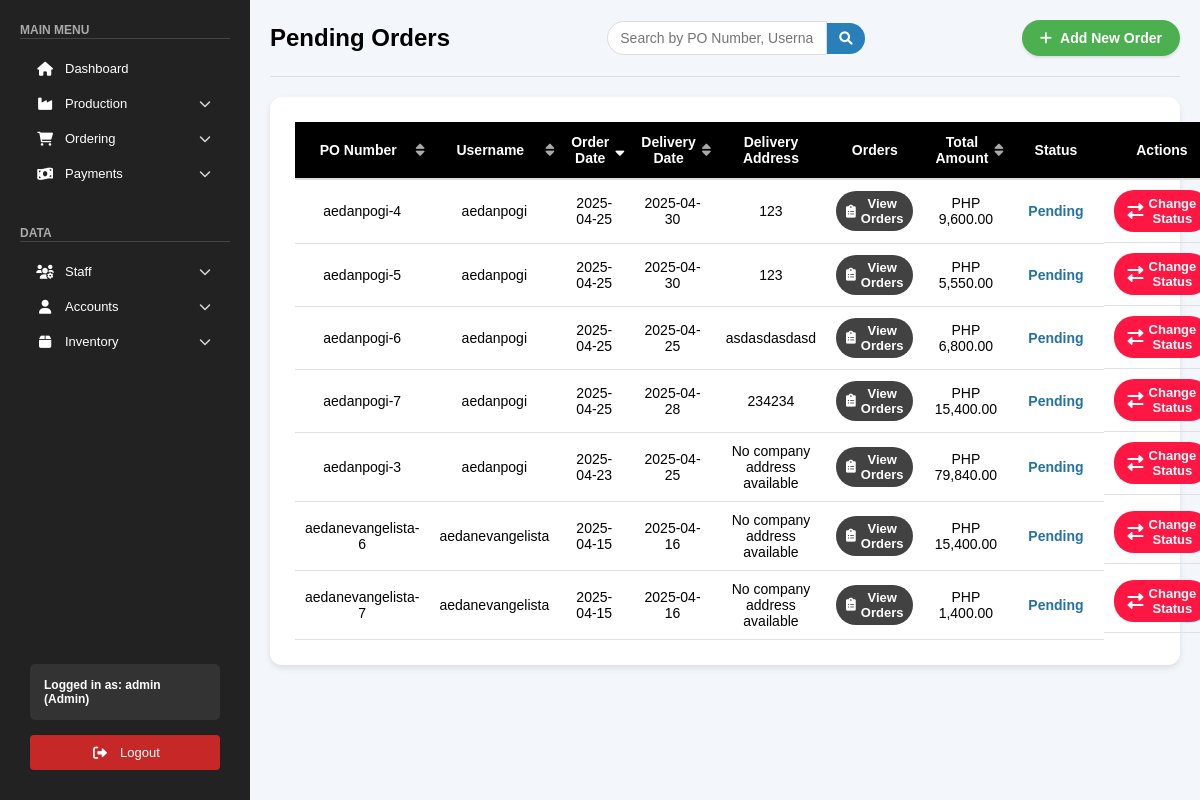
The app's page /public/pages/pending_orders.php (signed in), older data.
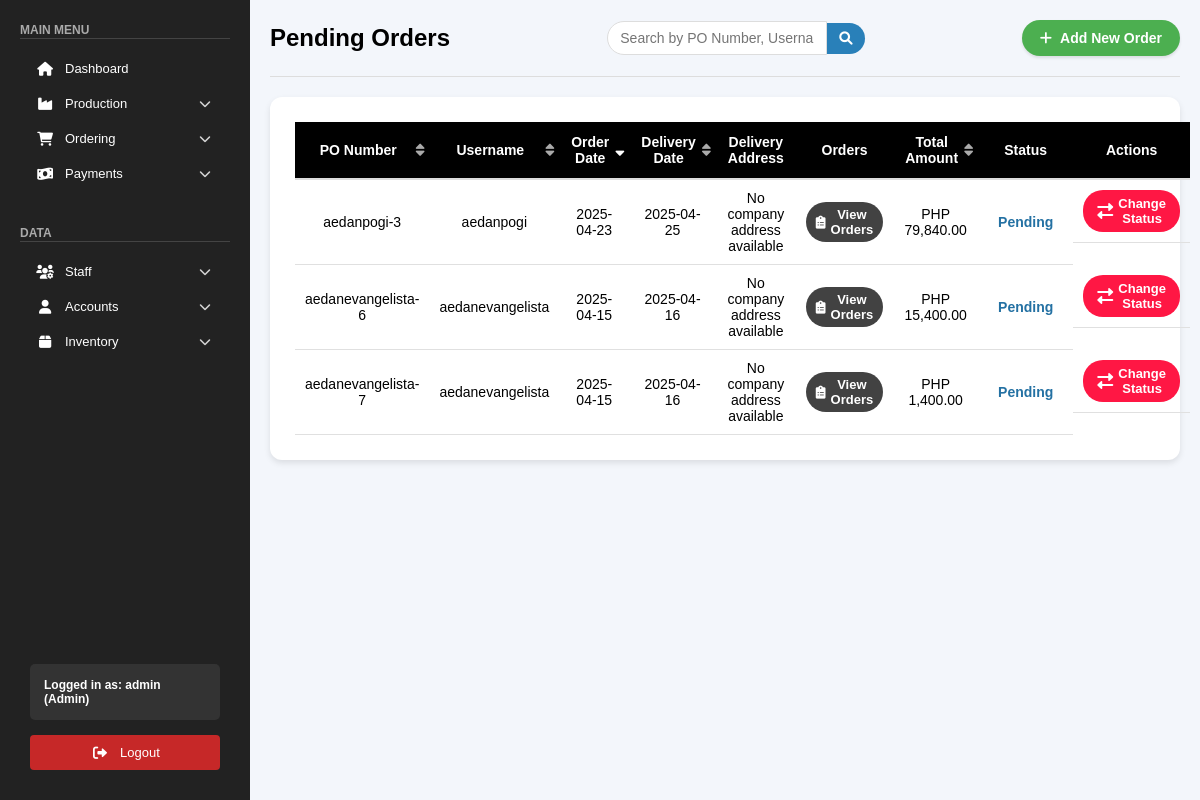
The same page, newer data.
### tables this page shows
CREATE TABLE `orders` (
  `id` int(11) NOT NULL,
  `po_number` varchar(255) NOT NULL,
  `username` varchar(255) NOT NULL,
  `company` varchar(255) DEFAULT NULL,
  `order_date` date NOT NULL,
  `delivery_date` date NOT NULL,
  `delivery_address` varchar(255) DEFAULT NULL,
  `orders` longtext DEFAULT NULL CHECK (json_valid(`orders`)),
  `total_amount` decimal(10,2) NOT NULL,
  `status` enum('Pending','Active','Rejected','Completed') NOT NULL DEFAULT 'Pending',
  `contact_number` varchar(20) DEFAULT NULL,
  `special_instructions` text DEFAULT NULL,
  `payment_method` varchar(50) DEFAULT NULL,
  `subtotal` decimal(10,2) DEFAULT 0.00,
  `delivery_fee` decimal(10,2) DEFAULT 0.00,
  `progress` int(11) DEFAULT 0,
  `completed_items` longtext DEFAULT NULL,
  `item_progress_data` longtext DEFAULT NULL,
  `quantity_progress_data` longtext DEFAULT NULL,
  `item_progress_percentages` longtext DEFAULT NULL
);

### public/pages/pending_orders.php (the view, shortened to what this page needs)
<?php
include "../../backend/check_role.php";
$sort_column = isset($_GET['sort']) ? $_GET['sort'] : 'order_date';
$sort_direction = isset($_GET['direction']) ? $_GET['direction'] : 'DESC';
$orders = [];
$sql = "SELECT po_number, username, order_date, delivery_date, delivery_address, orders, total_amount, status FROM orders WHERE status = 'Pending'";
$sql .= " ORDER BY {$sort_column} {$sort_direction}";
$stmt = $conn->prepare($sql);
$stmt->execute();
$result = $stmt->get_result();
if ($result && $result->num_rows > 0) {
    while ($row = $result->fetch_assoc()) {
        $orders[] = $row;
    }
}
function getSortUrl($column, $currentColumn, $currentDirection) {
    $newDirection = ($column === $currentColumn && $currentDirection === 'ASC') ? 'DESC' : 'ASC';
    return "?sort=" . urlencode($column) . "&direction=" . urlencode($newDirection);
}
function getSortIcon($column, $currentColumn, $currentDirection) {
    if ($column !== $currentColumn) {
        return '<i class="fas fa-sort"></i>';
    } else if ($currentDirection === 'ASC') {
        return '<i class="fas fa-sort-up"></i>';
    } else {
        return '<i class="fas fa-sort-down"></i>';
    }
}
?>
<!DOCTYPE html>
<html lang="en">
<head>
    <link rel="stylesheet" href="/css/orders.css">
    <link rel="stylesheet" href="/css/sidebar.css">
    <link rel="stylesheet" href="/css/toast.css">
    <link rel="stylesheet" href="https://cdnjs.cloudflare.com/ajax/libs/font-awesome/6.0.0/css/all.min.css">
    <link rel="stylesheet" href="https://code.jquery.com/ui/1.12.1/themes/base/jquery-ui.css">
</head>
<body>
    <?php include '../sidebar.php'; ?>
    <div class="main-content">
        <div class="orders-header">
            <h1>Pending Orders</h1>
            <div class="search-container">
                <input type="text" id="searchInput" placeholder="Search by PO Number, Username...">
                <button class="search-btn"><i class="fas fa-search"></i></button>
            </div>
            <button onclick="openAddOrderForm()" class="add-order-btn">
                <i class="fas fa-plus"></i> Add New Order
            </button>
        </div>
        <div class="orders-table-container">
            <table class="orders-table">
                <thead>
                    <tr>
                        <th class="sortable">
                            <a href="<?= getSortUrl('po_number', $sort_column, $sort_direction) ?>">
                                PO Number <?= getSortIcon('po_number', $sort_column, $sort_direction) ?>
                            </a>
                        </th>
                        <th class="sortable">
                            <a href="<?= getSortUrl('username', $sort_column, $sort_direction) ?>">
                                Username <?= getSortIcon('username', $sort_column, $sort_direction) ?>
                            </a>
                        </th>
                        <th class="sortable">
                            <a href="<?= getSortUrl('order_date', $sort_column, $sort_direction) ?>">
                                Order Date <?= getSortIcon('order_date', $sort_column, $sort_direction) ?>
                            </a>
                        </th>
                        <th class="sortable">
                            <a href="<?= getSortUrl('delivery_date', $sort_column, $sort_direction) ?>">
                                Delivery Date <?= getSortIcon('delivery_date', $sort_column, $sort_direction) ?>
                            </a>
                        </th>
                        <th>Delivery Address</th>
                        <th>Orders</th>
                        <th class="sortable">
                            <a href="<?= getSortUrl('total_amount', $sort_column, $sort_direction) ?>">
                                Total Amount <?= getSortIcon('total_amount', $sort_column, $sort_direction) ?>
                            </a>
                        </th>
                        <th>Status</th>
                        <th>Actions</th>
                    </tr>
                </thead>
                <tbody>
                    <?php if (count($orders) > 0): ?>
                        <?php foreach ($orders as $order): ?>
                            <tr>
                                <td><?= htmlspecialchars($order['po_number']) ?></td>
                                <td><?= htmlspecialchars($order['username']) ?></td>
                                <td><?= htmlspecialchars($order['order_date']) ?></td>
                                <td><?= htmlspecialchars($order['delivery_date']) ?></td>
                                <td><?= htmlspecialchars($order['delivery_address']) ?></td>
                                <td><button class="view-orders-btn" onclick="viewOrderDetails('<?= htmlspecialchars($order['orders']) ?>')">
                                <i class="fas fa-clipboard-list"></i>
                                View Orders</button></td>
                                <td>PHP <?= htmlspecialchars(number_format($order['total_amount'], 2)) ?></td>
                                <td>
                                    <span class="status-badge status-pending"><?= htmlspecialchars($order['status']) ?></span>
                                </td>
                                <td class="action-buttons">
                                <button class="status-btn" onclick="openStatusModal('<?= htmlspecialchars($order['po_number']) ?>', '<?= htmlspecialchars($order['username']) ?>', '<?= htmlspecialchars($order['orders']) ?>')">
                                    <i class="fas fa-exchange-alt"></i> Change Status
                                </button>
                                </td>
                            </tr>
                        <?php endforeach; ?>
                    <?php else: ?>
                        <tr>
                            <td colspan="9" class="no-orders">No pending orders found.</td>
                        </tr>
                    <?php endif; ?>
                </tbody>
            </table>
        </div>
    </div>
</body>
</html>

### public/sidebar.php (shortened to what this page needs)
<?php
include_once "../../backend/check_role.php";
if (isset($_SESSION['admin_user_id'])) {
    $username = $_SESSION['admin_username'] ?? 'Guest';
    $role = $_SESSION['admin_role'] ?? 'guest';
} else if (isset($_SESSION['client_user_id'])) {
    $username = $_SESSION['client_username'] ?? 'Guest';
    $role = $_SESSION['client_role'] ?? 'guest';
} else {
    $username = $_SESSION['username'] ?? 'Guest';
    $role = $_SESSION['role'] ?? 'guest';
}
$stmt = $conn->prepare("SELECT pages FROM roles WHERE role_name = ? AND status = 'active'");
$stmt->bind_param("s", $role);
$stmt->execute();
$stmt->bind_result($pages);
$allowedPages = array_map('trim', explode(',', $pages));
?>
<div class="sidebar">
    <div>
        <div class="menu-section">
            <span class="menu-title"><b>MAIN MENU</b></span>
            <hr>
            <?php if (in_array('Dashboard', $allowedPages)): ?>
                <a href="/public/pages/dashboard.php" class="menu-item">
                    <div>
                        <i class="fas fa-home"></i> Dashboard
                    </div>
                </a>
            <?php endif; ?>
            <?php if (in_array('Forecast', $allowedPages)): ?>
                <div class="submenu">
                    <span class="menu-item" onclick="toggleSubmenu(this)">
                        <div>
                            <i class="fas fa-industry"></i> Production
                        </div>
                        <i class="fas fa-chevron-down"></i>
                    </span>
                </div>
            <?php endif; ?>
            <?php if (in_array('Orders', $allowedPages) || in_array('Order History', $allowedPages) || in_array('Pending Orders', $allowedPages)): ?>
                <div class="submenu">
                    <span class="menu-item" onclick="toggleSubmenu(this)">
                        <div>
                            <i class="fas fa-shopping-cart"></i> Ordering
                        </div>
                        <i class="fas fa-chevron-down"></i>
                    </span>
                </div>
            <?php endif; ?>
            <?php if (in_array('Payment History', $allowedPages)): ?>
                <div class="submenu">
                    <span class="menu-item" onclick="toggleSubmenu(this)">
                        <div>
                            <i class="fas fa-money-bill-wave"></i> Payments
                        </div>
                        <i class="fas fa-chevron-down"></i>
                    </span>
                </div>
            <?php endif; ?>
        </div>
        <div class="menu-section">
            <span class="menu-title"><b>DATA</b></span>
            <hr>
            <?php if (in_array('Staff', $allowedPages) || in_array('Drivers', $allowedPages)): ?>
                <div class="submenu">
                    <span class="menu-item" onclick="toggleSubmenu(this)">
                        <div>
                            <i class="fas fa-users-cog"></i> Staff
                        </div>
                        <i class="fas fa-chevron-down"></i>
                    </span>
                </div>
            <?php endif; ?>
            <?php if (in_array('Accounts - Admin', $allowedPages) || in_array('Accounts - Clients', $allowedPages) || in_array('User Roles', $allowedPages)): ?>
                <div class="submenu">
                    <span class="menu-item" onclick="toggleSubmenu(this)">
                        <div>
                            <i class="fas fa-user"></i> Accounts
                        </div>
                        <i class="fas fa-chevron-down"></i>
                    </span>
                </div>
            <?php endif; ?>
            <?php if (in_array('Inventory', $allowedPages)): ?>
                <div class="submenu">
                    <span class="menu-item" onclick="toggleSubmenu(this)">
                        <div>
                            <i class="fas fa-box"></i> Inventory
                        </div>
                        <i class="fas fa-chevron-down"></i>
                    </span>
                </div>
            <?php endif; ?>
        </div>
    </div>
    <div class="account-section">
        <div class="account-info">
            Logged in as:
            <strong>
                <?php echo htmlspecialchars($username); ?>
            </strong> (<?= htmlspecialchars(ucfirst($role)) ?>)
        </div>
        <a href="/backend/logout.php" class="logout-btn">
            <i class="fas fa-sign-out-alt"></i> Logout
        </a>
    </div>
</div>

### css/orders.css (style rules this page uses)
body { font-family: Arial, sans-serif; background-color: #f3f6fb; margin: 0; box-sizing: border-box; }
.orders-header { display: flex; justify-content: space-between; align-items: center; margin-bottom: 20px; padding-bottom: 20px; border-bottom: 1px solid #ddd; }
.orders-header h1 { font-size: 24px; font-weight: bold; display: flex; align-items: center; gap: 12px; }
.add-order-btn { padding: 10px 18px; font-size: 14px; border: none; font-weight: bold; color: white; background-color: #4CAF50; border-radius: 20px; text-decoration: none; transition: 0.3s; display: flex; align-items: center; gap: 8px; box-shadow: 0px 2px 3px rgba(0, 0, 0, 0.1); }
.orders-table-container { background-color: #ffffff; padding: 25px; border-radius: 12px; box-shadow: 0px 3px 6px rgba(0, 0, 0, 0.1); }
.orders-table { width: 100%; border-collapse: collapse; font-size: 14px; }
.orders-table th { background-color: black; color: white; font-weight: bold; padding: 12px; text-align: center; border-bottom: 2px solid #ddd; }
.orders-table td { padding: 10px; text-align: center; border-bottom: 1px solid #e0e0e0; }
.action-buttons { display: flex; justify-content: center; gap: 10px; }
.status-btn { background-color: #FF1744; color: white; padding: 6px 14px; font-size: 13px; font-weight: 600; border-radius: 20px; text-decoration: none; transition: background-color 0.3s; display: flex; align-items: center; gap: 5px; border: none; }
.status-btn i { font-size: 16px; }
.view-orders-btn { background-color: #424242; color: white; padding: 5px 10px; font-size: 13px; font-weight: 600; border-radius: 80px; border: none; cursor: pointer; display: inline-flex; align-items: center; gap: 5px; transition: background-color 0.3s; }
.status-badge { padding: 5px 10px; border-radius: 80px; font-weight: 600; color: white; display: inline-block; }
.status-pending { color: #2471a3; font-weight: 600; }

### css/sidebar.css (style rules this page uses)
* { margin: 0; padding: 0; box-sizing: border-box; font-family: Arial, sans-serif; text-decoration: none; }
.sidebar { width: 250px; background: #222; color: white; padding: 20px; display: flex; flex-direction: column; justify-content: space-between; height: 100vh; position: fixed; left: 0; top: 0; }
.menu-section { margin-bottom: 32px; }
.menu-title { font-size: 12px; font-weight: bold; color: #aaa; margin-bottom: 10px; margin-top: 20px; }
hr { border: none; height: 1px; background: #444; margin-bottom: 12px; }
.menu-item { display: flex; align-items: center; justify-content: space-between; gap: 10px; background: none; border: none; color: white; font-size: 13px; font-weight: 400; padding: 10px 15px; width: 100%; text-align: left; cursor: pointer; transition: background 0.2s ease-in-out; border-radius: 4px; }
.submenu { display: flex; flex-direction: column; }
.menu-item .fa-chevron-down { font-size: 12px; transition: transform 0.3s cubic-bezier(0.4, 0, 0.2, 1); opacity: 0.8; }
.account-section { margin-top: auto; display: flex; flex-direction: column; align-items: stretch; gap: 5px; padding: 10px; width: 100%; background-color: #222; }
.account-info { background: #333; padding: 14px; border-radius: 5px; font-size: 12px; color: white; font-weight: bold; }
.logout-btn { display: flex; align-items: center; gap: 10px; background: #c62828; color: white; font-size: 13px; font-weight: 400; padding: 10px 15px; width: 100%; text-align: center; justify-content: center; cursor: pointer; transition: background 0.2s ease-in-out; border-radius: 4px; margin-top: 10px; }
.sidebar i { font-size: 14px; width: 20px; text-align: center; }
.menu-item > div { display: flex; align-items: center; gap: 10px; }
.main-content { margin-left: 250px; padding: 20px; width: calc(100% - 250px); box-sizing: border-box; overflow-x: auto; }

### public/pages/pending_orders.php (style rules this page uses)
.search-container { display: flex; align-items: center; }
.search-container input { padding: 8px 12px; border-radius: 20px 0 0 20px; border: 1px solid #ddd; font-size: 14px; width: 220px; }
.search-container .search-btn { background-color: #2980b9; color: white; border: none; border-radius: 0 20px 20px 0; padding: 8px 12px; cursor: pointer; }
.orders-header { display: flex; justify-content: space-between; align-items: center; margin-bottom: 20px; }
th.sortable { cursor: pointer; position: relative; padding-right: 20px; user-select: none; }
th.sortable a { color: inherit; text-decoration: none; }
th.sortable .fas { position: absolute; right: 5px; top: 50%; transform: translateY(-50%); color: #aaa; }
th.sortable .fa-sort-up, th.sortable .fa-sort-down { color:rgb(255, 255, 255); }

Row changes from the older to the newer data that the page shows:
removed orders: po_number "aedanpogi-4", username "aedanpogi", order_date "2025-04-25", delivery_date "2025-04-30", delivery_address "123", total_amount "9,600.00", status "Pending"
removed orders: po_number "aedanpogi-5", username "aedanpogi", order_date "2025-04-25", delivery_date "2025-04-30", delivery_address "123", total_amount "5,550.00", status "Pending"
removed orders: po_number "aedanpogi-6", username "aedanpogi", order_date "2025-04-25", delivery_date "2025-04-25", delivery_address "asdasdasdasd", total_amount "6,800.00", status "Pending"
removed orders: po_number "aedanpogi-7", username "aedanpogi", order_date "2025-04-25", delivery_date "2025-04-28", delivery_address "234234", total_amount "15,400.00", status "Pending"
